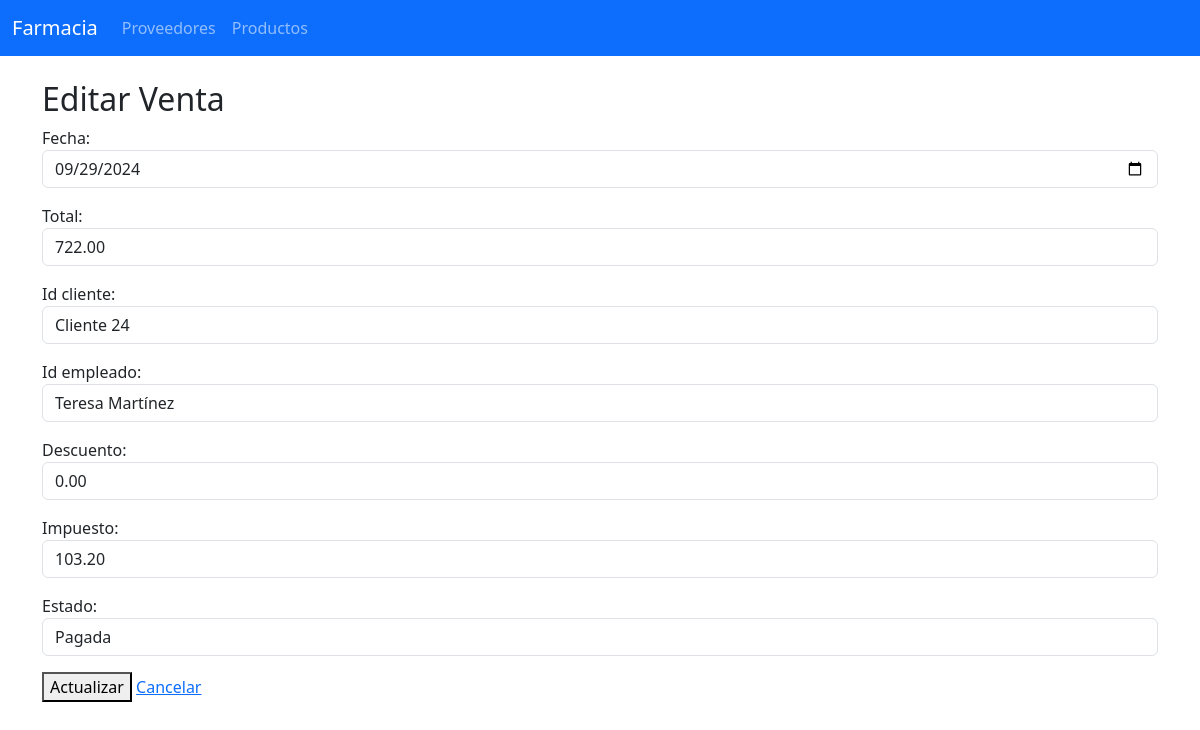
The app's page /ventas/editar/24/ with its own data.
### farmacia_app/models.py (models this page shows, shortened)
class Venta(models.Model):
    id_venta = models.AutoField(primary_key=True)
    fecha = models.DateField(blank=True, null=True)
    total = models.DecimalField(max_digits=12, decimal_places=2, blank=True, null=True)
    id_cliente = models.ForeignKey(Cliente, on_delete=models.SET_NULL, db_column='id_cliente', blank=True, null=True)
    id_empleado = models.ForeignKey(Empleados, on_delete=models.SET_NULL, db_column='id_empleado', blank=True, null=True)
    descuento = models.DecimalField(max_digits=10, decimal_places=2, blank=True, null=True)
    impuesto = models.DecimalField(max_digits=10, decimal_places=2, blank=True, null=True)
    estado = models.CharField(max_length=50, blank=True, null=True)
    class Meta:
        db_table = 'Venta'

class Cliente(models.Model):
    id_cliente = models.AutoField(primary_key=True)
    nombre = models.CharField(max_length=255, blank=True, null=True)
    telefono = models.CharField(max_length=20, blank=True, null=True)
    direccion = models.TextField(blank=True, null=True)
    cedula = models.CharField(max_length=20, blank=True, null=True)
    correo = models.EmailField(blank=True, null=True)
    fecha_registro = models.DateField(blank=True, null=True)
    class Meta:
        db_table = 'Cliente'
    def __str__(self):
        return self.nombre or f"Cliente {self.id_cliente}"

### farmacia_app/views.py (the view)
# urls.py: path('ventas/editar/<int:id_venta>/', views.venta_edit, name='venta_edit'),
def venta_edit(request, id_venta):
    venta = get_object_or_404(Venta, pk=id_venta)
    form = VentaForm(request.POST or None, instance=venta)
    if form.is_valid():
        form.save()
        return redirect('venta_list')
    return render(request, 'venta/edit.html', {'form': form})

### farmacia_app/models.py (called while the page is built)
    def __str__(self):
        return self.nombre

### farmacia_app/templates/venta/edit.html (shortened to what this page needs)
{% extends 'base.html' %}
{% block content %}
<h2>Editar Venta</h2>
<form method="POST">
    {{ form.as_p }}
    <button type="submit">Actualizar</button>
    <a href="{% url 'venta_list' %}">Cancelar</a>
</form>
{% endblock %}

### records on screen
Venta: fecha "09/29/2024", total "722.00", id_empleado "Teresa Martínez", descuento "0.00", impuesto "103.20", estado "Pagada"
Cliente: id_cliente "Cliente 24"
